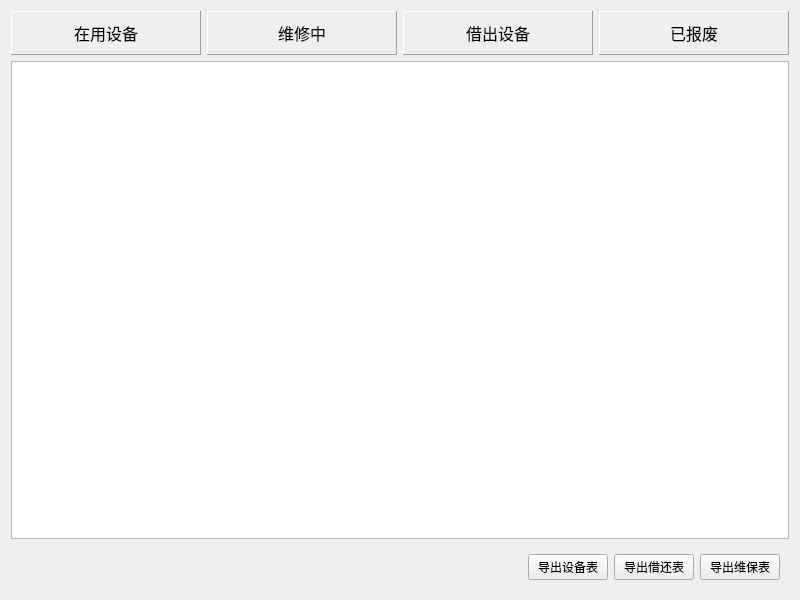
<?xml version="1.0" encoding="UTF-8"?>
<ui version="4.0">
 <class>ExportPage</class>
 <widget class="QWidget" name="ExportPage">
  <property name="geometry">
   <rect>
    <x>0</x>
    <y>0</y>
    <width>800</width>
    <height>600</height>
   </rect>
  </property>
  <property name="windowTitle">
   <string>统计与导出</string>
  </property>
  <layout class="QVBoxLayout" name="verticalLayout">
   <item>
    <layout class="QHBoxLayout" name="horizontalLayout_5">
     <item>
      <widget class="QFrame" name="frame">
       <property name="font">
        <font>
         <pointsize>12</pointsize>
        </font>
       </property>
       <property name="frameShape">
        <enum>QFrame::Panel</enum>
       </property>
       <property name="frameShadow">
        <enum>QFrame::Raised</enum>
       </property>
       <layout class="QHBoxLayout" name="horizontalLayout">
        <item>
         <widget class="QLabel" name="label_available">
          <property name="text">
           <string>在用设备</string>
          </property>
          <property name="alignment">
           <set>Qt::AlignCenter</set>
          </property>
         </widget>
        </item>
       </layout>
      </widget>
     </item>
     <item>
      <widget class="QFrame" name="frame_3">
       <property name="font">
        <font>
         <pointsize>12</pointsize>
        </font>
       </property>
       <property name="frameShape">
        <enum>QFrame::Panel</enum>
       </property>
       <property name="frameShadow">
        <enum>QFrame::Raised</enum>
       </property>
       <layout class="QHBoxLayout" name="horizontalLayout_3">
        <item>
         <widget class="QLabel" name="label_repairing">
          <property name="text">
           <string>维修中</string>
          </property>
          <property name="alignment">
           <set>Qt::AlignCenter</set>
          </property>
         </widget>
        </item>
       </layout>
      </widget>
     </item>
     <item>
      <widget class="QFrame" name="frame_2">
       <property name="font">
        <font>
         <pointsize>12</pointsize>
        </font>
       </property>
       <property name="frameShape">
        <enum>QFrame::Panel</enum>
       </property>
       <property name="frameShadow">
        <enum>QFrame::Raised</enum>
       </property>
       <layout class="QHBoxLayout" name="horizontalLayout_2">
        <item>
         <widget class="QLabel" name="label_borrowed">
          <property name="text">
           <string>借出设备</string>
          </property>
          <property name="alignment">
           <set>Qt::AlignCenter</set>
          </property>
         </widget>
        </item>
       </layout>
      </widget>
     </item>
     <item>
      <widget class="QFrame" name="frame_4">
       <property name="font">
        <font>
         <pointsize>12</pointsize>
        </font>
       </property>
       <property name="frameShape">
        <enum>QFrame::Panel</enum>
       </property>
       <property name="frameShadow">
        <enum>QFrame::Raised</enum>
       </property>
       <layout class="QHBoxLayout" name="horizontalLayout_4">
        <item>
         <widget class="QLabel" name="label_scrapped">
          <property name="text">
           <string>已报废</string>
          </property>
          <property name="alignment">
           <set>Qt::AlignCenter</set>
          </property>
         </widget>
        </item>
       </layout>
      </widget>
     </item>
    </layout>
   </item>
   <item>
    <widget class="QTableView" name="tableView"/>
   </item>
   <item>
    <widget class="QWidget" name="widget" native="true">
     <layout class="QHBoxLayout" name="horizontalLayout_6">
      <item>
       <spacer name="horizontalSpacer">
        <property name="orientation">
         <enum>Qt::Horizontal</enum>
        </property>
        <property name="sizeHint" stdset="0">
         <size>
          <width>518</width>
          <height>20</height>
         </size>
        </property>
       </spacer>
      </item>
      <item>
       <widget class="QPushButton" name="btn_export_equipment">
        <property name="text">
         <string>导出设备表</string>
        </property>
       </widget>
      </item>
      <item>
       <widget class="QPushButton" name="btn_export_borrow">
        <property name="text">
         <string>导出借还表</string>
        </property>
       </widget>
      </item>
      <item>
       <widget class="QPushButton" name="btn_export_maintenance">
        <property name="text">
         <string>导出维保表</string>
        </property>
       </widget>
      </item>
     </layout>
    </widget>
   </item>
  </layout>
 </widget>
 <resources/>
 <connections/>
</ui>
